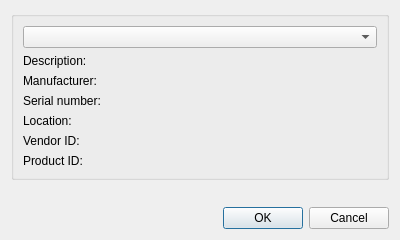
<?xml version="1.0" encoding="UTF-8"?>
<ui version="4.0">
 <class>ConnectDialog</class>
 <widget class="QDialog" name="ConnectDialog">
  <property name="geometry">
   <rect>
    <x>0</x>
    <y>0</y>
    <width>400</width>
    <height>240</height>
   </rect>
  </property>
  <property name="windowTitle">
   <string>Open Connection</string>
  </property>
  <layout class="QVBoxLayout" name="verticalLayout">
   <item>
    <widget class="QGroupBox" name="selectBox">
     <property name="title">
      <string/>
     </property>
     <layout class="QGridLayout" name="gridLayout">
      <item row="0" column="0">
       <widget class="QComboBox" name="serialPortInfoListBox"/>
      </item>
      <item row="1" column="0">
       <widget class="QLabel" name="descriptionLabel">
        <property name="text">
         <string>Description:</string>
        </property>
       </widget>
      </item>
      <item row="2" column="0">
       <widget class="QLabel" name="manufacturerLabel">
        <property name="text">
         <string>Manufacturer:</string>
        </property>
       </widget>
      </item>
      <item row="3" column="0">
       <widget class="QLabel" name="serialNumberLabel">
        <property name="text">
         <string>Serial number:</string>
        </property>
       </widget>
      </item>
      <item row="4" column="0">
       <widget class="QLabel" name="locationLabel">
        <property name="text">
         <string>Location:</string>
        </property>
       </widget>
      </item>
      <item row="5" column="0">
       <widget class="QLabel" name="vidLabel">
        <property name="text">
         <string>Vendor ID:</string>
        </property>
       </widget>
      </item>
      <item row="6" column="0">
       <widget class="QLabel" name="pidLabel">
        <property name="text">
         <string>Product ID:</string>
        </property>
       </widget>
      </item>
     </layout>
    </widget>
   </item>
   <item>
    <spacer name="verticalSpacer">
     <property name="orientation">
      <enum>Qt::Vertical</enum>
     </property>
     <property name="sizeHint" stdset="0">
      <size>
       <width>20</width>
       <height>40</height>
      </size>
     </property>
    </spacer>
   </item>
   <item>
    <widget class="QDialogButtonBox" name="buttonBox">
     <property name="orientation">
      <enum>Qt::Horizontal</enum>
     </property>
     <property name="standardButtons">
      <set>QDialogButtonBox::Cancel|QDialogButtonBox::Ok</set>
     </property>
    </widget>
   </item>
  </layout>
 </widget>
 <resources/>
 <connections>
  <connection>
   <sender>buttonBox</sender>
   <signal>accepted()</signal>
   <receiver>ConnectDialog</receiver>
   <slot>accept()</slot>
   <hints>
    <hint type="sourcelabel">
     <x>248</x>
     <y>254</y>
    </hint>
    <hint type="destinationlabel">
     <x>157</x>
     <y>274</y>
    </hint>
   </hints>
  </connection>
  <connection>
   <sender>buttonBox</sender>
   <signal>rejected()</signal>
   <receiver>ConnectDialog</receiver>
   <slot>reject()</slot>
   <hints>
    <hint type="sourcelabel">
     <x>316</x>
     <y>260</y>
    </hint>
    <hint type="destinationlabel">
     <x>286</x>
     <y>274</y>
    </hint>
   </hints>
  </connection>
 </connections>
</ui>
